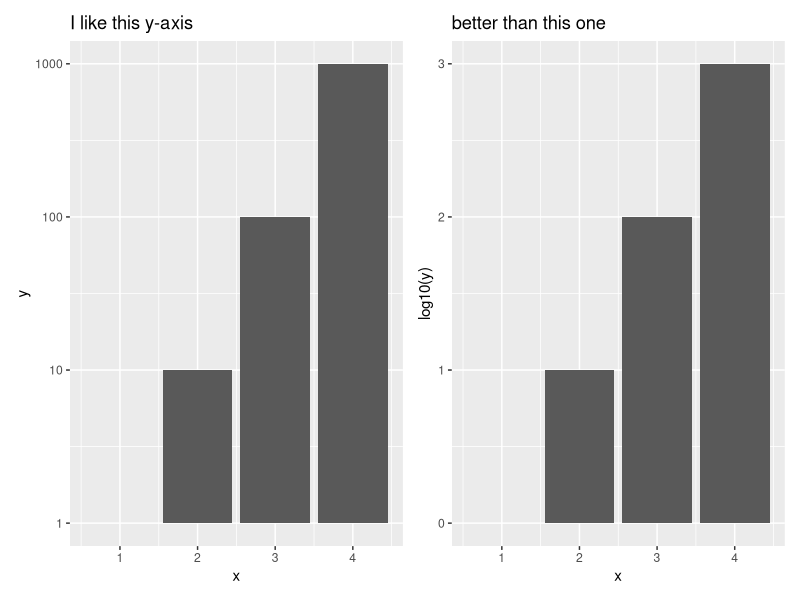
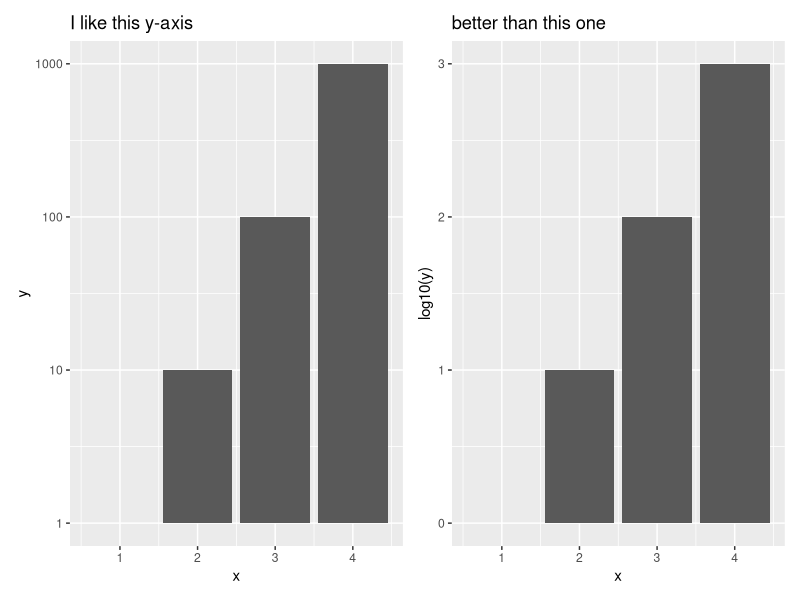

Write the R code that produced these figures, in order.
# April 15, 2024
# https://github.com/ivanek/Gviz/issues/91

library(tidyverse)
library(patchwork)

dat <- data.frame(x=c(1,2,3,4),
                  y=c(1,10,100,1000) )

p1 <- dat |> 
    ggplot(aes(x=x, y=y)) +
    geom_col() +
    scale_y_log10() +
    labs(title="I like this y-axis")

p2 <- dat |> 
    ggplot(aes(x=x, y=log10(y))) +
    geom_col()  +
    labs(title="better than this one")

p1 + p2


ggsave(filename="bug_testing/gviz_logScale_request.png", height=5,width=5)
